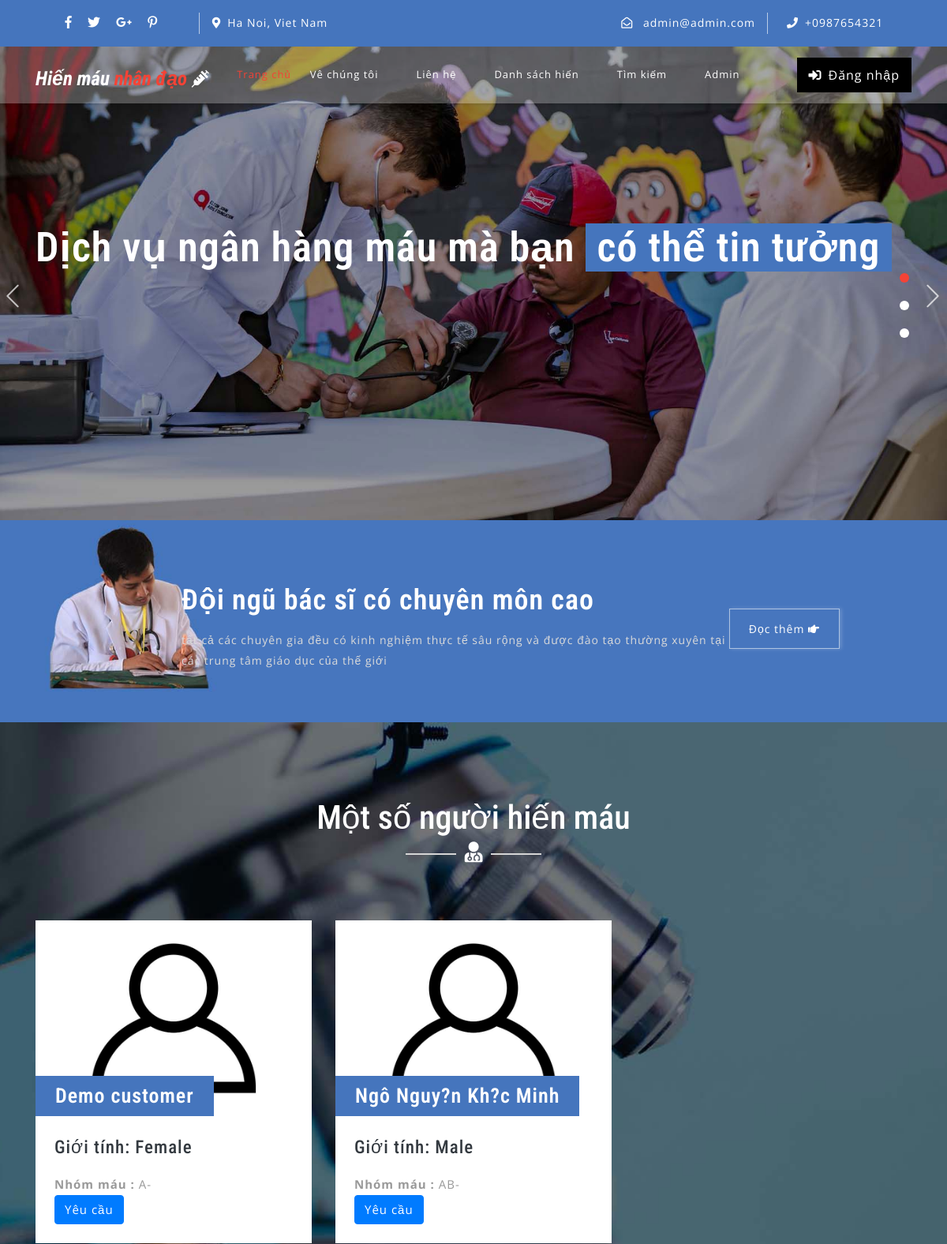
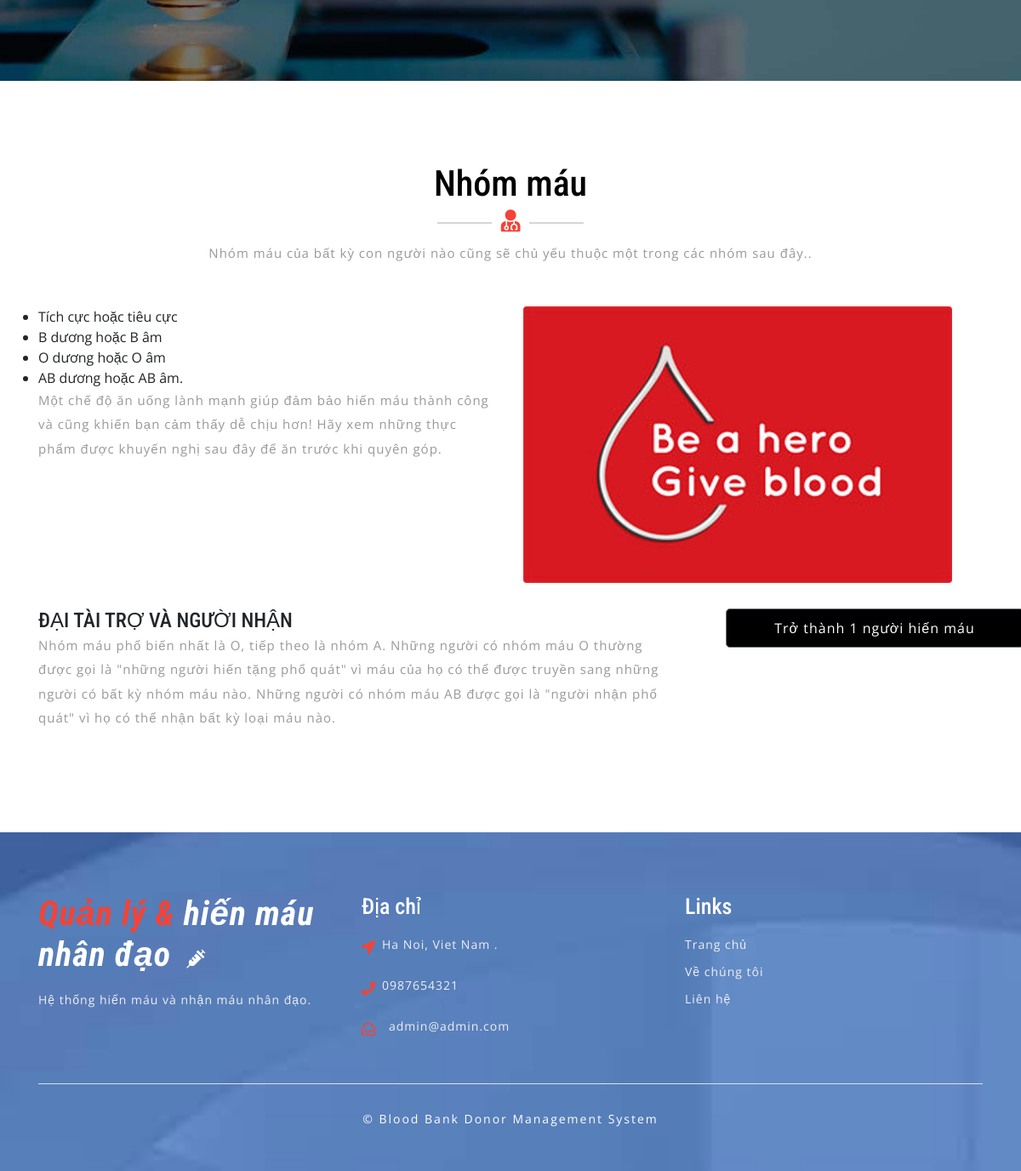
The page / on the database its author committed (2 pictures, top to bottom).
### tables this page shows
CREATE TABLE `tblcontactusinfo` (
  `id` int(11) NOT NULL,
  `Address` tinytext DEFAULT NULL,
  `EmailId` varchar(255) DEFAULT NULL,
  `ContactNo` char(11) DEFAULT NULL
);

CREATE TABLE `tblblooddonars` (
  `id` int(11) NOT NULL,
  `FullName` varchar(100) DEFAULT NULL,
  `MobileNumber` char(11) DEFAULT NULL,
  `EmailId` varchar(100) DEFAULT NULL,
  `Gender` varchar(20) DEFAULT NULL,
  `Age` int(11) DEFAULT NULL,
  `BloodGroup` varchar(20) DEFAULT NULL,
  `Address` varchar(255) DEFAULT NULL,
  `Message` mediumtext DEFAULT NULL,
  `PostingDate` timestamp NOT NULL DEFAULT current_timestamp(),
  `status` int(1) DEFAULT NULL,
  `Password` varchar(250) DEFAULT NULL
);

### index.php (the view, shortened to what this page needs)
<?php
include('includes/config.php');
?>
<!DOCTYPE html>
<html lang="zxx">
<head>
	<link rel="stylesheet" href="css/bootstrap.css">
	<link rel="stylesheet" href="css/style.css" type="text/css" media="all" />
	<link rel="stylesheet" href="css/fontawesome-all.css">
</head>
<body>
	<?php include('includes/header.php');?>
	<div class="slider">
		<div class="callbacks_container">
			<ul class="rslides callbacks callbacks1" id="slider4">
				<li>
					<div class="banner-top1">
						<div class="banner-info_agile_w3ls">
							<div class="container">
								<h3>Dịch vụ ngân hàng máu mà bạn
									<span>có thể tin tưởng</span>
								</h3>
							</div>
						</div>
					</div>
				</li>
			</ul>
		</div>
	</div>
	<div class="banner-bottom py-5">
		<div class="d-flex container py-xl-3 py-lg-3">
			<div class="banner-left-bottom-w3ls offset-lg-2 offset-md-1">
				<h3 class="text-white my-3">Đội ngũ bác sĩ có chuyên môn cao</h3>
				<p>tất cả các chuyên gia đều có kinh nghiệm thực tế sâu rộng và được đào tạo thường xuyên tại các trung tâm giáo dục của thế giới</p>
			</div>
			<div class="button">
				<a href="about.php" class="w3ls-button-agile">Đọc thêm
					<i class="fas fa-hand-point-right"></i>
				</a>
			</div>
		</div>
	</div>
	<div class="blog-w3ls py-5" id="blog">
		<div class="container py-xl-5 py-lg-3">
			<div class="w3ls-titles text-center mb-5">
				<h3 class="title text-white">Một số người hiến máu</h3>
				<span>
					<i class="fas fa-user-md text-white"></i>
				</span>
			</div>
			<div class="row package-grids mt-5">
				<?php
$status=1;
$sql = "SELECT * from tblblooddonars where status=:status order by rand() limit 6";
$query = $dbh -> prepare($sql);
$query->bindParam(':status',$status,PDO::PARAM_STR);
$query->execute();
$results=$query->fetchAll(PDO::FETCH_OBJ);
if($query->rowCount() > 0)
{
foreach($results as $result)
{ ?>
				<div class="col-md-4 pricing" style="margin-top:2%;">
					<div class="price-top">
							<img src="images/blood-donor.jpg" alt="" class="img-fluid" />
						<h3><?php echo htmlentities($result->FullName);?>
						</h3>
					</div>
					<div class="price-bottom p-4">
						<h4 class="text-dark mb-3">Giới tính: <?php echo htmlentities($result->Gender);?></h4>
						<p class="card-text"><b>Nhóm máu :</b> <?php echo htmlentities($result->BloodGroup);?></p>
						<a class="btn btn-primary" style="color:#fff" href="contact-blood.php?cid=<?php echo $result->id;?>">Yêu cầu</a>
					</div>
				</div><?php }} ?>
			</div>
		</div>
	</div>
	<div class="screen-w3ls py-5">
		<div class="container py-xl-5 py-lg-3">
			<div class="w3ls-titles text-center mb-5">
				<h3 class="title">Nhóm máu</h3>
				<span>
					<i class="fas fa-user-md"></i>
				</span>
				<p class="mt-2">Nhóm máu của bất kỳ con người nào cũng sẽ chủ yếu thuộc một trong các nhóm sau đây..</p>
			</div>
			<div class="row">
            <div class="col-lg-6">
                <ul>
					<li>Tích cực hoặc tiêu cực</li>
					<li>B dương hoặc B âm</li>
					<li>O dương hoặc O âm</li>
					<li>AB dương hoặc AB âm.</li>
                </ul>
                <p>Một chế độ ăn uống lành mạnh giúp đảm bảo hiến máu thành công và cũng khiến bạn cảm thấy dễ chịu hơn! Hãy xem những thực phẩm được khuyến nghị sau đây để ăn trước khi quyên góp.</p>
            </div>
            <div class="col-lg-6">
                <img class="img-fluid rounded" src="images/blood-donor (1).jpg" alt="">
            </div>
        </div>
        <div class="row mb-4">
            <div class="col-md-8">
            <h4 style="padding-top: 30px;">ĐẠI TÀI TRỢ VÀ NGƯỜI NHẬN</h4>
                <p>
				Nhóm máu phổ biến nhất là O, tiếp theo là nhóm A.
Những người có nhóm máu O thường được gọi là "những người hiến tặng phổ quát" vì máu của họ có thể được truyền sang những người có bất kỳ nhóm máu nào. Những người có nhóm máu AB được gọi là "người nhận phổ quát" vì họ có thể nhận bất kỳ loại máu nào.</p>
            </div>
            <div class="col-md-4" style="padding-top: 30px;">
                <a class="btn btn-lg btn-secondary btn-block login-button ml-lg-5 mt-lg-0 mt-4 mb-lg-0 mb-3" data-toggle="modal" data-target="#exampleModalCenter1" href="#" data-toggle="modal" data-target="#exampleModalCenter1"> Trở thành 1 người hiến máu</a>
            </div>
        </div>
		</div>
	</div>
	<?php include('includes/footer.php');?>
</body>
</html>

### includes/header.php (shortened to what this page needs)
    <header>
        <div class="top-bar py-3">
            <div class="container">
                <div class="row">
                    <div class="col-lg-7 top-social-agile">
                        <div class="row">
                            <ul class="col-lg-4 col-6 top-right-info text-center">
                                <li>
                                    <a href="#">
                                        <i class="fab fa-facebook-f"></i>
                                    </a>
                                </li>
                                <li class="mx-3">
                                    <a href="#">
                                        <i class="fab fa-twitter"></i>
                                    </a>
                                </li>
                                <li>
                                    <a href="#">
                                        <i class="fab fa-google-plus-g"></i>
                                    </a>
                                </li>
                                <li class="ml-3">
                                    <a href="#">
                                        <i class="fab fa-pinterest-p"></i>
                                    </a>
                                </li>
                            </ul><?php
$sql = "SELECT * from tblcontactusinfo";
$query = $dbh -> prepare($sql);
$query->execute();
$results=$query->fetchAll(PDO::FETCH_OBJ);
if($query->rowCount() > 0)
{
foreach($results as $result)
{ ?>
                            <div class="col-6 header-top_w3layouts pl-3 text-lg-left text-center">
                                <p class="text-white">
                                    <i class="fas fa-map-marker-alt mr-2"></i><?php  echo $result->Address; ?></p>
                            </div>
                        </div>
                    </div>
                    <div class="col-lg-5 top-social-agile text-lg-right text-center">
                        <div class="row">
                            <div class="col-lg-7 col-6 top-w3layouts">
                                <p class="text-white">
                                    <i class="far fa-envelope-open mr-2"></i>
                                    <a href="mailto:info@example.com" class="text-white"><?php  echo $result->EmailId; ?></a>
                                </p>
                            </div>
                            <div class="col-lg-5 col-6 header-w3layouts pl-4 text-lg-left">
                                <p class="text-white">
                                    <i class="fas fa-phone mr-2"></i>+<?php  echo $result->ContactNo; ?></p>
                            </div>
                        </div><?php } } ?>
                    </div>
                </div>
            </div>
        </div>
    </header>
    <div id="home">
        <div class="main-top py-1">
            <nav class="navbar navbar-expand-lg navbar-light fixed-navi">
                <div class="container">
                    <h1>
                        <a class="navbar-brand font-weight-bold font-italic" href="index.php" style="font-size: 25px">
                            <span>Hiến máu</span> nhân đạo
                            <i class="fas fa-syringe"></i>
                        </a>
                    </h1>
                    <div class="collapse navbar-collapse text-center" id="navbarSupportedContent">
                        <ul class="navbar-nav ml-lg-auto">
                            <li class="nav-item active mt-lg-0 mt-3">
                                <a class="nav-link" href="index.php" style="font-size: 13px">Trang chủ
                                </a>
                            </li>
                            <li class="nav-item mx-lg-4 my-lg-0 my-3">
                                <a class="nav-link" href="about.php" style="font-size: 13px">Vê chúng tôi</a>
                            </li>
                            <li class="nav-item mx-lg-4 my-lg-0 my-3">
                                <a class="nav-link" href="contact.php" style="font-size: 13px">Liên hệ</a>
                            </li>
                            <li class="nav-item mx-lg-4 my-lg-0 my-3">
                                <a class="nav-link" href="donor-list.php" style="font-size: 13px">Danh sách hiến</a>
                            </li>
                            <li class="nav-item mx-lg-4 my-lg-0 my-3">
                                <a class="nav-link" href="search-donor.php" style="font-size: 13px">Tìm kiếm</a>
                            </li>
                            <?php if (strlen($_SESSION['bbdmsdid']==0)) {?>
                            <li class="nav-item mx-lg-4 my-lg-0 my-3">
                                <a class="nav-link" href="admin/index.php" style="font-size: 13px">Admin</a>
                            </li>
                        </ul>
                        <a href="login.php" class="login-button ml-lg-5 mt-lg-0 mt-4 mb-lg-0 mb-3" >
                            <i class="fas fa-sign-in-alt mr-2"></i>Đăng nhập</a><?php } ?>
                    </div>
                </div>
            </nav>
        </div>
    </div>

### includes/footer.php (shortened to what this page needs)
<footer>
    <div class="w3ls-footer-grids pt-sm-4 pt-3">
      <div class="container py-xl-5 py-lg-3">
        <div class="row">
          <div class="col-md-4 w3l-footer">
            <h2 class="mb-sm-3 mb-2">
              <a href="index.php" class="text-white font-italic font-weight-bold">
                <span>Quản lý & </span>hiến máu nhân đạo
                <i class="fas fa-syringe ml-2"></i>
              </a>
            </h2>
            <p>Hệ thống hiến máu và nhận máu nhân đạo.</p>
          </div>
          <div class="col-md-4 w3l-footer my-md-0 my-4">
            <h3 class="mb-sm-3 mb-2 text-white">Địa chỉ</h3>
            <ul class="list-unstyled">
              <?php
$sql = "SELECT * from tblcontactusinfo";
$query = $dbh -> prepare($sql);
$query->execute();
$results=$query->fetchAll(PDO::FETCH_OBJ);
if($query->rowCount() > 0)
{
foreach($results as $result)
{ ?>
              <li>
                <i class="fas fa-location-arrow float-left"></i>
                <p class="ml-4">
                  <span><?php  echo $result->Address; ?>. </p>
                <div class="clearfix"></div>
              </li>
              <li class="my-3">
                <i class="fas fa-phone float-left"></i>
                <p class="ml-4"><?php  echo $result->ContactNo; ?></p>
                <div class="clearfix"></div>
              </li>
              <li>
                <i class="far fa-envelope-open float-left"></i>
                <a href="mailto:info@example.com" class="ml-3"><?php  echo $result->EmailId; ?></a>
                <div class="clearfix"></div>
              </li>
            <?php } } ?></ul>
          </div>
          <div class="col-md-4 w3l-footer">
            <h3 class="mb-sm-3 mb-2 text-white">Links</h3>
            <div class="nav-w3-l">
              <ul class="list-unstyled">
                <li>
                  <a href="index.php">Trang chủ</a>
                </li>
                <li class="mt-2">
                  <a href="about.php">Về chúng tôi</a>
                </li>
                <li class="mt-2">
                  <a href="contact.php">Liên hệ</a>
                </li>
              </ul>
            </div>
          </div>
        </div>
        <div class="border-top mt-5 pt-lg-4 pt-3 pb-lg-0 pb-3 text-center">
          <p class="copy-right-grids mt-lg-1">©  Blood Bank Donor Management System
          </p>
        </div>
      </div>
    </div>
  </footer>

### rows shown on the page
tblcontactusinfo: Address "Ha Noi, Viet Nam", EmailId "admin@admin.com", ContactNo "0987654321"
tblblooddonars: FullName "Demo customer", Gender "Female", BloodGroup "A-"
tblblooddonars: FullName "Ngô Nguy?n Kh?c Minh", Gender "Male", BloodGroup "AB-"
